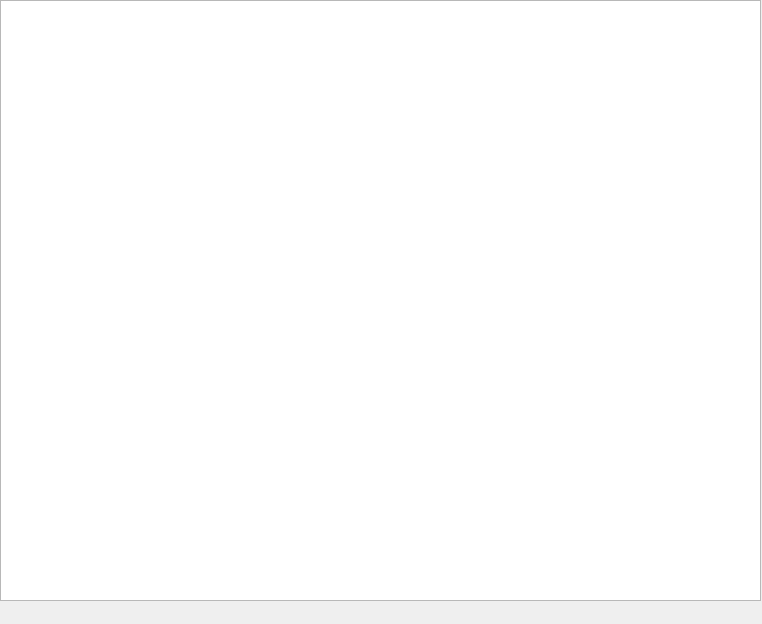
<?xml version="1.0" encoding="UTF-8"?>
<ui version="4.0">
 <class>firstPage</class>
 <widget class="QMainWindow" name="firstPage">
  <property name="geometry">
   <rect>
    <x>0</x>
    <y>0</y>
    <width>762</width>
    <height>624</height>
   </rect>
  </property>
  <property name="windowTitle">
   <string>MainWindow</string>
  </property>
  <widget class="QWidget" name="centralwidget">
   <widget class="QListWidget" name="listWidget">
    <property name="geometry">
     <rect>
      <x>0</x>
      <y>0</y>
      <width>761</width>
      <height>601</height>
     </rect>
    </property>
   </widget>
  </widget>
  <widget class="QMenuBar" name="menubar">
   <property name="geometry">
    <rect>
     <x>0</x>
     <y>0</y>
     <width>762</width>
     <height>26</height>
    </rect>
   </property>
  </widget>
 </widget>
 <resources/>
 <connections/>
</ui>
